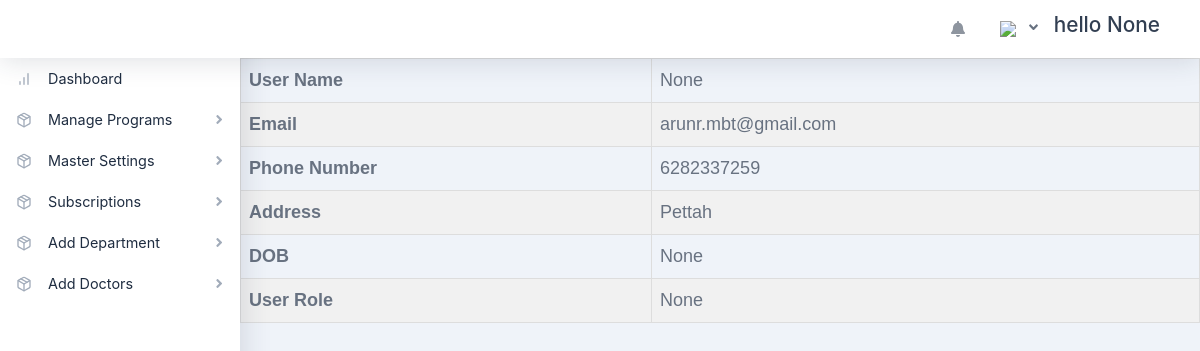
The app's page /account (signed in) with its own data.
### client/models.py (models this page shows, shortened)
class User(AbstractUser):
    STATUS = (
        ('Registered', 'Registered'),
        ('Subscriber', 'Subscriber')
    )
    username       = models.CharField(max_length=100,null=True,blank=True)
    first_name     = models.CharField(max_length=100,null=True,blank=True)
    last_name      = models.CharField(max_length=100,null=True,blank=True)
    email          = models.EmailField(max_length=255,null=True,blank=True)
    phone          = models.IntegerField(unique=True)
    address        = models.TextField(max_length=100,null=True,blank=True)
    city           = models.CharField(max_length=255,null=True,blank=True)
    postcode       = models.IntegerField(null=True,default=None)
    role           = models.CharField(max_length=30,null=True,blank=True)
    DOB            = models.DateField(null=True)
    status         = models.CharField(default="Registered",max_length=50,null=True, choices=STATUS)
    image          = models.ImageField(upload_to='customer', blank=True, null=True,default='default.png')
    otp            = models.IntegerField(null=True,default=None)
    USERNAME_FIELD  = 'phone'
    REQUIRED_FIELDS = ['address','email','city','postcode','role','DOB','image']
    objects=UserManager()

### client/views.py (the view)
# urls.py: path('account',views.Account,name='account'),
def Account(request):
	return render(request,'account.html')

### program/context_processors.py (called while the page is built)
def allPrograms(request):
	if 'admin' in request.path:
		return{}
	else:
		p = program.objects.all()
	return dict(all_programs = p)

### templates/account.html (shortened to what this page needs)
{% extends 'base.html' %}
{% load static %}
{% block content %}
<table id="myTable">
    <tr>
        <th>User Name</th>
        <td>{{user.username}}</td>
        </tr>
        <tr>
        <th>Email</th>
        <td>{{user.email}}</td>
        </tr>
        <tr>
        <th>Phone Number</th>
        <td>{{user.phone}}</td>
        </tr>
        <tr>
        <th>Address</th>
        <td>{{user.address}}</td>
        </tr>
        <tr>
        <th>DOB</th>
        <td>{{user.DOB}}</td>
        </tr>
        <tr>
        <th>User Role</th>
        <td>{{user.role}}</td>
        </tr>
</table>
{% endblock %}

### templates/base.html (shortened to what this page needs)
{% load static %}
<!DOCTYPE html>
<html lang="en">
    <head>
        <link href="{% static 'css/styles.css' %}" rel="stylesheet" />
        <link href="https://cdn.datatables.net/1.10.20/css/dataTables.bootstrap4.min.css" rel="stylesheet" />
        <link href="https://cdn.jsdelivr.net/npm/daterangepicker/daterangepicker.css" rel="stylesheet" />
    </head>
    <body class="nav-fixed">
        <nav class="topnav navbar navbar-expand shadow navbar-light bg-white" id="sidenavAccordion">
            <ul class="navbar-nav align-items-center ml-auto">
                <li class="nav-item dropdown no-caret mr-2 dropdown-user">
                    <a class="btn btn-icon btn-transparent-dark dropdown-toggle" id="navbarDropdownUserImage" href="javascript:void(0);" role="button" data-toggle="dropdown" aria-haspopup="true" aria-expanded="false" ><i class="fas fa-bell fa-fw" aria-hidden="true" ></i></a>
                </li>
                <li class="nav-item dropdown no-caret mr-2 dropdown-user">
                    <a class="btn btn-icon btn-transparent-dark dropdown-toggle" id="navbarDropdownUserImage" href="javascript:void(0);" role="button" data-toggle="dropdown" aria-haspopup="true" aria-expanded="false"><img class="img-fluid" src="https://www.freepngimg.com/thumb/youtube/62644-profile-account-google-icons-computer-user-iconfinder-thumb.png"/></a><i class="fa fa-angle-down" aria-hidden="true"></i>
                    <li class="nav-item dropdown no-caret mr-3 d-none d-md-inline">
                        <a class="nav-link dropdown-toggle" id="navbarDropdownDocs" href="javascript:void(0);" role="button" data-toggle="dropdown" aria-haspopup="true" aria-expanded="false">
                            <div class="d-none d-md-inline font-weight-500"><h3>hello {{request.user.role}}</h3></div><br>
                        </a><br>
                    </li>
            </ul>
        </nav>
        <div id="layoutSidenav">
            <div id="layoutSidenav_nav">
                <nav class="sidenav shadow-right sidenav-light">
                    <div class="sidenav-menu">
                        <div class="nav accordion" id="accordionSidenav">
                            <a class="nav-link" href="{% url 'dashboard' %}">
                                <div class="nav-link-icon"><i data-feather="bar-chart"></i></div>
                                Dashboard
                            </a>
                            <a class="nav-link collapsed" href="javascript:void(0);" data-toggle="collapse" data-target="#collapseComponents" aria-expanded="false" aria-controls="collapseComponents">
                                <div class="nav-link-icon"><i data-feather="package"></i></div>
                               Manage Programs
                                <div class="sidenav-collapse-arrow"><i class="fas fa-angle-down"></i></div>
                            </a>
                            <a class="nav-link collapsed" href="javascript:void(0);" data-toggle="collapse" data-target="#collapseDashboards" aria-expanded="false" aria-controls="collapseDashboards">
                                <div class="nav-link-icon"><i data-feather="package"></i></div>
                                Master Settings
                                <div class="sidenav-collapse-arrow"><i class="fas fa-angle-down"></i></div>
                            </a>
                            <a class="nav-link collapsed" href="javascript:void(0);" data-toggle="collapse" data-target="#collapseUtilities" aria-expanded="false" aria-controls="collapseUtilities">
                                <div class="nav-link-icon"><i data-feather="package"></i></div>
                                Subscriptions
                                <div class="sidenav-collapse-arrow"><i class="fas fa-angle-down"></i></div>
                            </a>
                            <a class="nav-link collapsed" href="javascript:void(0);" data-toggle="collapse" data-target="#collapseUtilities" aria-expanded="false" aria-controls="collapseUtilities">
                                <div class="nav-link-icon"><i data-feather="package"></i></div>
                                Add Department
                                <div class="sidenav-collapse-arrow"><i class="fas fa-angle-down"></i></div>
                            </a>
                            <a class="nav-link collapsed" href="javascript:void(0);" data-toggle="collapse" data-target="#collapseTwo" aria-expanded="false" aria-controls="#collapseTwo" >
                                <div class="nav-link-icon"><i data-feather="package"></i></div>
                                   Add Doctors
                                     <div class="sidenav-collapse-arrow"><i class="fas fa-angle-down"></i></div>
                            </a>
                        </div>
                    </div>
                </nav>
            </div>
            <div id="layoutSidenav_content">
                {% block content %}
                {% endblock %}
            </div>
        </div>
    </body>
</html>

### templates/account.html (style rules this page uses)
* { box-sizing: border-box; }
#myTable { border-collapse: collapse; width: 100%; border: 1px solid #ddd; font-size: 18px; }

### records on screen
User: user.role "None", username "None", email "arunr.mbt@gmail.com", phone "6282337259", address "Pettah", DOB "None", role "None"
